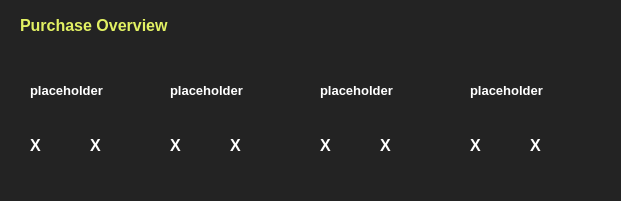
          <widget class="QWidget" name="saleswidget_3" native="true">
           <property name="geometry">
            <rect>
             <x>10</x>
             <y>240</y>
             <width>621</width>
             <height>201</height>
            </rect>
           </property>
           <property name="styleSheet">
            <string notr="true">background-color: #232323; border-radius: 10px;</string>
           </property>
           <widget class="QLabel" name="label_52">
            <property name="geometry">
             <rect>
              <x>20</x>
              <y>10</y>
              <width>191</width>
              <height>31</height>
             </rect>
            </property>
            <property name="font">
             <font>
              <family>Segoe UI</family>
              <pointsize>12</pointsize>
              <weight>75</weight>
              <bold>true</bold>
             </font>
            </property>
            <property name="styleSheet">
             <string notr="true">color: #E2F163;</string>
            </property>
            <property name="text">
             <string>Purchase Overview</string>
            </property>
           </widget>
           <widget class="QLabel" name="label_53">
            <property name="geometry">
             <rect>
              <x>30</x>
              <y>50</y>
              <width>111</width>
              <height>81</height>
             </rect>
            </property>
            <property name="font">
             <font>
              <family>Segoe UI</family>
              <pointsize>10</pointsize>
              <weight>75</weight>
              <bold>true</bold>
             </font>
            </property>
            <property name="styleSheet">
             <string notr="true">color: #fff;</string>
            </property>
            <property name="text">
             <string>placeholder</string>
            </property>
           </widget>
           <widget class="QLabel" name="productCategoriesNumber_35">
            <property name="geometry">
             <rect>
              <x>30</x>
              <y>130</y>
              <width>51</width>
              <height>31</height>
             </rect>
            </property>
            <property name="font">
             <font>
              <family>Segoe UI</family>
              <pointsize>12</pointsize>
              <weight>75</weight>
              <bold>true</bold>
             </font>
            </property>
            <property name="styleSheet">
             <string notr="true">color: #fff;</string>
            </property>
            <property name="text">
             <string>X</string>
            </property>
           </widget>
           <widget class="QLabel" name="productCategoriesNumber_36">
            <property name="geometry">
             <rect>
              <x>90</x>
              <y>130</y>
              <width>51</width>
              <height>31</height>
             </rect>
            </property>
            <property name="font">
             <font>
              <family>Segoe UI</family>
              <pointsize>12</pointsize>
              <weight>75</weight>
              <bold>true</bold>
             </font>
            </property>
            <property name="styleSheet">
             <string notr="true">color: #fff;</string>
            </property>
            <property name="text">
             <string>X</string>
            </property>
           </widget>
           <widget class="QLabel" name="productCategoriesNumber_37">
            <property name="geometry">
             <rect>
              <x>230</x>
              <y>130</y>
              <width>51</width>
              <height>31</height>
             </rect>
            </property>
            <property name="font">
             <font>
              <family>Segoe UI</family>
              <pointsize>12</pointsize>
              <weight>75</weight>
              <bold>true</bold>
             </font>
            </property>
            <property name="styleSheet">
             <string notr="true">color: #fff;</string>
            </property>
            <property name="text">
             <string>X</string>
            </property>
           </widget>
           <widget class="QLabel" name="productCategoriesNumber_38">
            <property name="geometry">
             <rect>
              <x>170</x>
              <y>130</y>
              <width>51</width>
              <height>31</height>
             </rect>
            </property>
            <property name="font">
             <font>
              <family>Segoe UI</family>
              <pointsize>12</pointsize>
              <weight>75</weight>
              <bold>true</bold>
             </font>
            </property>
            <property name="styleSheet">
             <string notr="true">color: #fff;</string>
            </property>
            <property name="text">
             <string>X</string>
            </property>
           </widget>
           <widget class="QLabel" name="label_59">
            <property name="geometry">
             <rect>
              <x>170</x>
              <y>50</y>
              <width>111</width>
              <height>81</height>
             </rect>
            </property>
            <property name="font">
             <font>
              <family>Segoe UI</family>
              <pointsize>10</pointsize>
              <weight>75</weight>
              <bold>true</bold>
             </font>
            </property>
            <property name="styleSheet">
             <string notr="true">color: #fff;</string>
            </property>
            <property name="text">
             <string>placeholder</string>
            </property>
           </widget>
           <widget class="QLabel" name="productCategoriesNumber_47">
            <property name="geometry">
             <rect>
              <x>380</x>
              <y>130</y>
              <width>51</width>
              <height>31</height>
             </rect>
            </property>
            <property name="font">
             <font>
              <family>Segoe UI</family>
              <pointsize>12</pointsize>
              <weight>75</weight>
              <bold>true</bold>
             </font>
            </property>
            <property name="styleSheet">
             <string notr="true">color: #fff;</string>
            </property>
            <property name="text">
             <string>X</string>
            </property>
           </widget>
           <widget class="QLabel" name="productCategoriesNumber_48">
            <property name="geometry">
             <rect>
              <x>320</x>
              <y>130</y>
              <width>51</width>
              <height>31</height>
             </rect>
            </property>
            <property name="font">
             <font>
              <family>Segoe UI</family>
              <pointsize>12</pointsize>
              <weight>75</weight>
              <bold>true</bold>
             </font>
            </property>
            <property name="styleSheet">
             <string notr="true">color: #fff;</string>
            </property>
            <property name="text">
             <string>X</string>
            </property>
           </widget>
           <widget class="QLabel" name="label_60">
            <property name="geometry">
             <rect>
              <x>320</x>
              <y>50</y>
              <width>111</width>
              <height>81</height>
             </rect>
            </property>
            <property name="font">
             <font>
              <family>Segoe UI</family>
              <pointsize>10</pointsize>
              <weight>75</weight>
              <bold>true</bold>
             </font>
            </property>
            <property name="styleSheet">
             <string notr="true">color: #fff;</string>
            </property>
            <property name="text">
             <string>placeholder</string>
            </property>
           </widget>
           <widget class="QLabel" name="productCategoriesNumber_49">
            <property name="geometry">
             <rect>
              <x>530</x>
              <y>130</y>
              <width>51</width>
              <height>31</height>
             </rect>
            </property>
            <property name="font">
             <font>
              <family>Segoe UI</family>
              <pointsize>12</pointsize>
              <weight>75</weight>
              <bold>true</bold>
             </font>
            </property>
            <property name="styleSheet">
             <string notr="true">color: #fff;</string>
            </property>
            <property name="text">
             <string>X</string>
            </property>
           </widget>
           <widget class="QLabel" name="productCategoriesNumber_50">
            <property name="geometry">
             <rect>
              <x>470</x>
              <y>130</y>
              <width>51</width>
              <height>31</height>
             </rect>
            </property>
            <property name="font">
             <font>
              <family>Segoe UI</family>
              <pointsize>12</pointsize>
              <weight>75</weight>
              <bold>true</bold>
             </font>
            </property>
            <property name="styleSheet">
             <string notr="true">color: #fff;</string>
            </property>
            <property name="text">
             <string>X</string>
            </property>
           </widget>
           <widget class="QLabel" name="label_61">
            <property name="geometry">
             <rect>
              <x>470</x>
              <y>50</y>
              <width>111</width>
              <height>81</height>
             </rect>
            </property>
            <property name="font">
             <font>
              <family>Segoe UI</family>
              <pointsize>10</pointsize>
              <weight>75</weight>
              <bold>true</bold>
             </font>
            </property>
            <property name="styleSheet">
             <string notr="true">color: #fff;</string>
            </property>
            <property name="text">
             <string>placeholder</string>
            </property>
           </widget>
          </widget>
